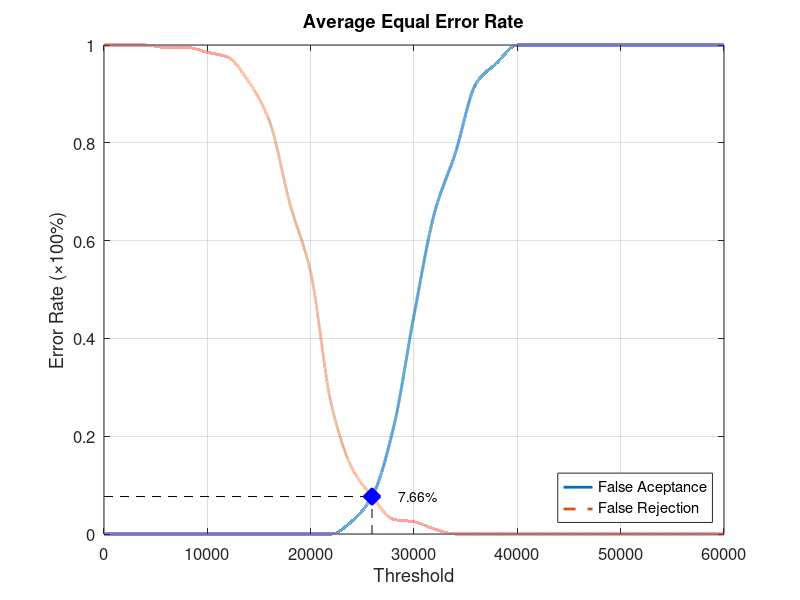
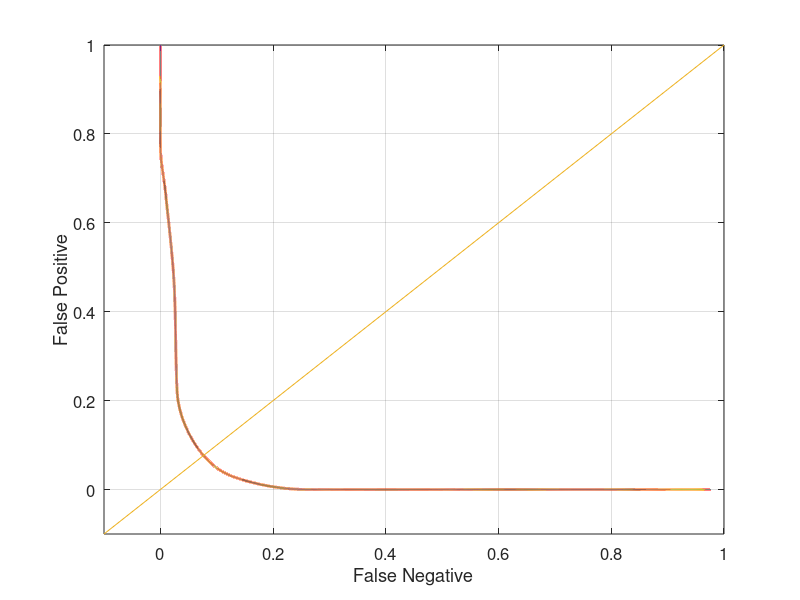

The MATLAB source for these figures, in order:
function yEER = Database1_3
close all;
clear;
clc;
x = 0:2000:60000;
xq = 0:0.5:60000;

y0 = [0 0 0 0 0 0 0 0 0 0 0 0 0.0263158 0.0789474 0.215789 0.447368 0.657895 0.778947 0.921053 0.963158 1 1 1 1 1 1 1 1 1 1 1];
yy0 = interp1(x, y0, xq, 'pchip');
y1 = [1 1 1 0.995 0.995 0.985 0.975 0.925 0.845 0.675 0.535 0.265 0.135 0.075 0.03 0.025 0.01 0 0 0 0 0 0 0 0 0 0 0 0 0 0];
yy1 = interp1(x, y1, xq, 'pchip');

% Calculating EER: 
y2 = abs(y0 - y1);
find(y2 == min(y2))
yy2 = abs(yy0 - yy1);
xEER = find(yy2 == min(yy2));
xEERIndex = xq(xEER) % X-axis EER
yEER = yy0(xEER) % Y-axis EER

main = figure
plot(xq, yy0,'-','LineWidth', 2);	hold on
plot(xq, yy1,'--','LineWidth', 2);	hold on
plot([xEERIndex xEERIndex], [0 yEER], 'k--');	hold on
plot([0 xEERIndex], [yEER yEER], 'k--');	hold on
plot(xEERIndex, yEER, 'bx', 'LineWidth', 10);	hold on
text(xEERIndex + 10 * xEERIndex / 100, yEER, [num2str(round((10000 * yEER)) / 100) '%'])
legend('False Aceptance', 'False Rejection', 'Location', 'SouthEast')
xlabel('Threshold')
ylabel('Error Rate (\times100%)')
title('Average Equal Error Rate')
set(gca, 'FontSize', 12)
axis([0 60000 0 1])
grid on

print(main, 'Database1_3Main', '-dpng');
FNRxFPR = figure('Color', [1 1 1]);
plot(yy1, yy0, '-', yy1, yy0, 'LineWidth', 2);
hold on
y = -0.1:0.1:1
plot(y, y); 
set(gca, 'FontSize', 12)
xlabel('False Negative')
ylabel('False Positive')
axis([-0.1 1 -0.1 1])
set(gca, 'FontSize', 12)
grid on

print(FNRxFPR, 'Database1_3FNRxFPR','-dpng');
end
